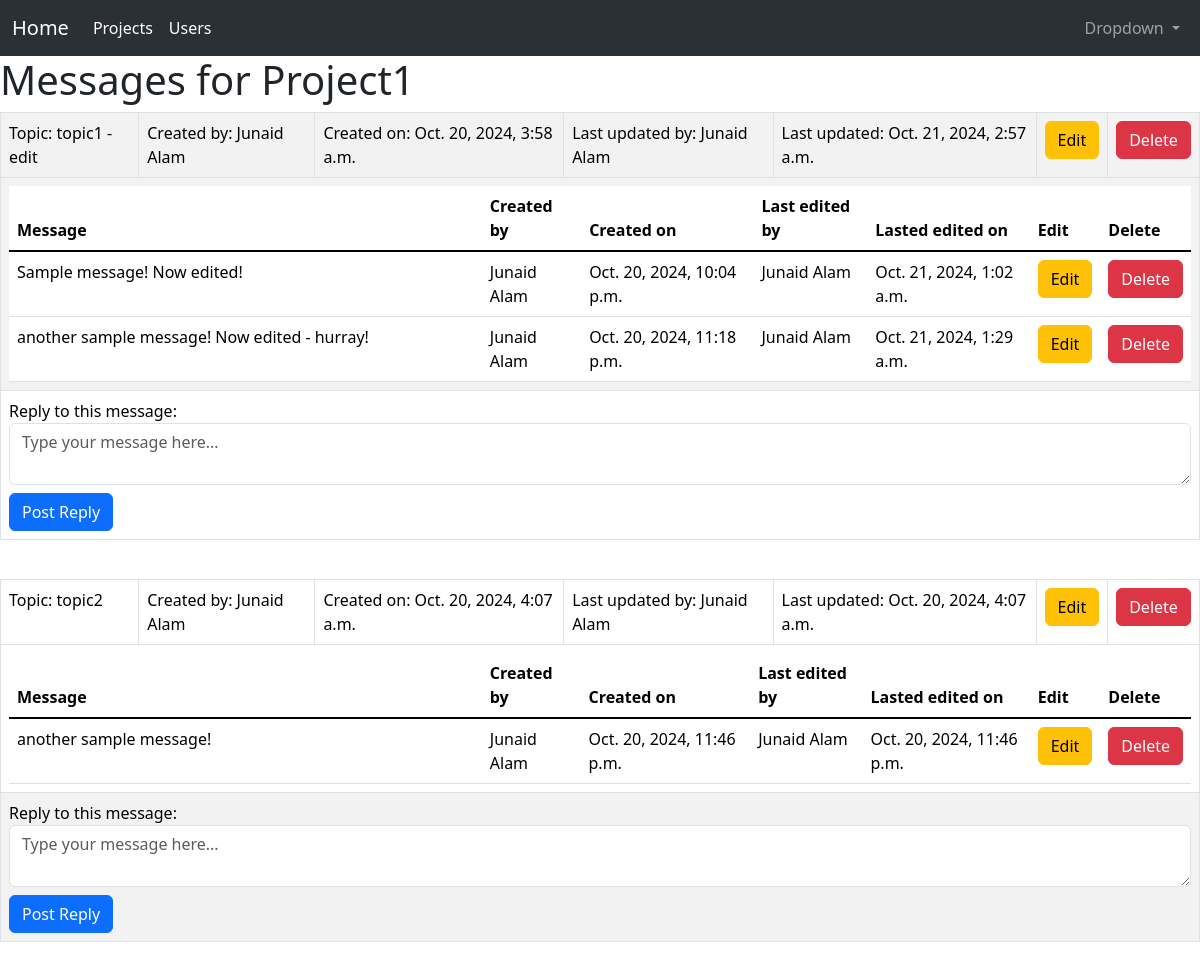
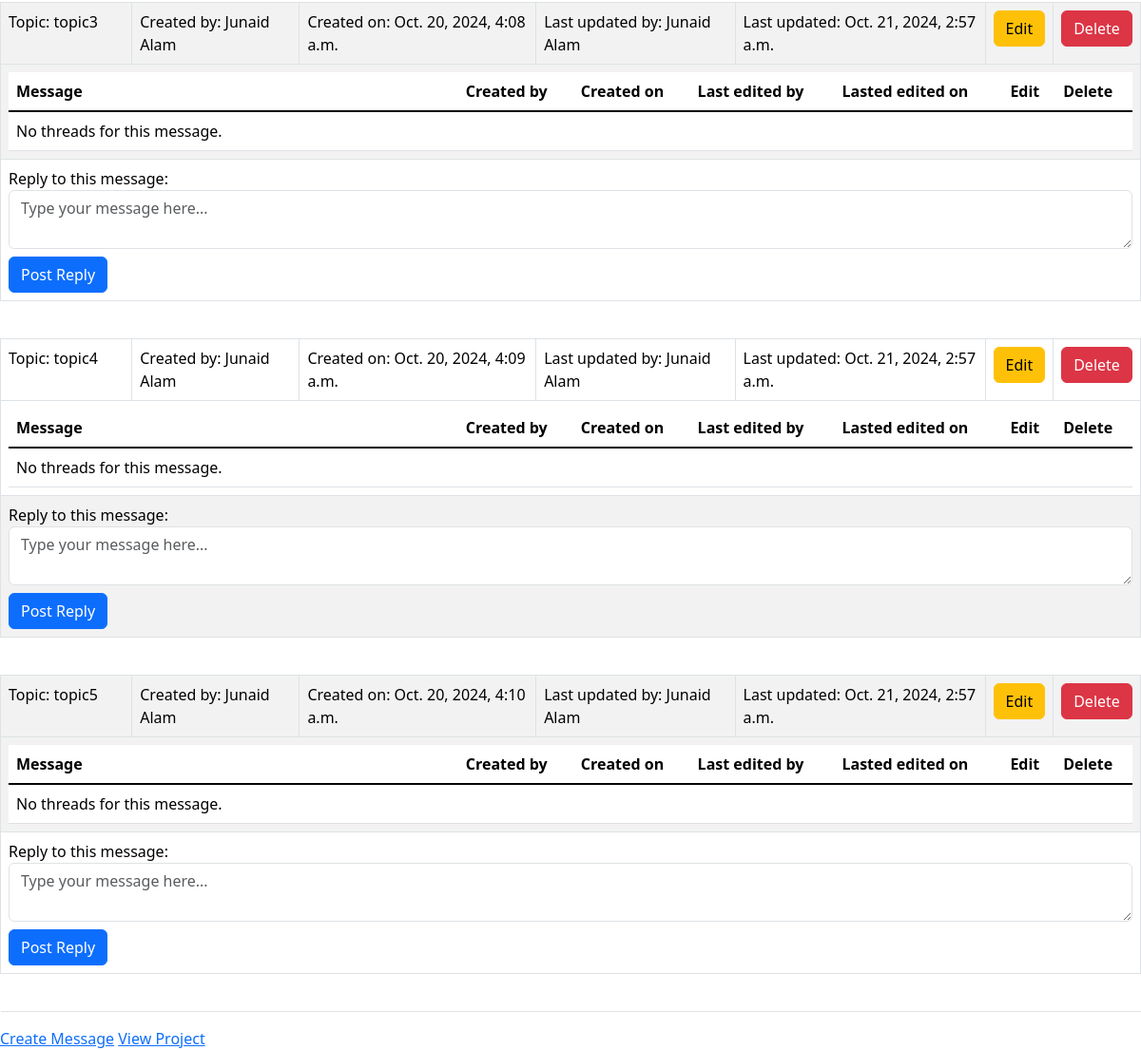
The app's page /messageboards/projects/3/ (signed in) with its own data (2 pictures, top to bottom).
### projects/models.py (models this page shows, shortened)
class Project(models.Model):
    name                        = models.CharField(max_length=255, blank=False, null=False)
    description                 = models.TextField(blank=False, null=False)
    time_frame_for_completion   = models.DateField(blank=False, null=False)
    time_created                = models.DateTimeField(auto_now_add=True, blank=False, null=False)
    time_updated = models.DateTimeField(auto_now=True, blank=False, null=False)
    users = models.ManyToManyField(CustomUser, related_name='projects', through='Membership')
    ACTIVE = 'A'
    COMPLETED = 'C'
    DORMANT = 'D'
    STATUS_CHOICES = (
        (ACTIVE, "Active"),
        (COMPLETED, "Completed"),
        (DORMANT, "Dormant"),
    )
    status = models.CharField(
        max_length=1,
        choices = STATUS_CHOICES,
        default = ACTIVE,
    )
    def is_team_member(self, user):
        return self.membership_set.filter(user=user, role__in=['Team Member', 'Team Lead']).exists()
    def is_team_lead(self, user):
        return self.membership_set.filter(user=user, role=Membership.TEAM_LEAD).exists()

### messageboards/models.py (models this page shows, shortened)
class Message(models.Model):
    project                     = models.ForeignKey(Project, on_delete=models.CASCADE, related_name='messages')
    topic                       = models.CharField(max_length=255)
    created_by                  = models.ForeignKey(User, on_delete=models.CASCADE, related_name='created_messages')
    time_created                = models.DateTimeField(auto_now_add=True, blank=False, null=False)
    time_updated                = models.DateTimeField(auto_now=True)
    last_updated_by             = models.ForeignKey(User, on_delete=models.SET_NULL, null=True, blank=True, related_name='updated_messages')

class Thread(models.Model):
    message                     = models.ForeignKey(Message, on_delete=models.CASCADE, related_name='threads')
    message_text                = models.TextField()
    created_by                  = models.ForeignKey(User, on_delete=models.CASCADE, related_name='created_threads')
    time_created                = models.DateTimeField(auto_now_add=True, blank=False, null=False)
    time_updated                = models.DateTimeField(auto_now=True)
    last_updated_by             = models.ForeignKey(User, on_delete=models.SET_NULL, null=True, blank=True, related_name='updated_threads')

### users/models.py (models this page shows, shortened)
class CustomUser(AbstractUser):
    PERMISSIONS_USER = 'user'
    PERMISSIONS_ADMIN = 'admin'
    USER_PERMISSIONS = [
        (PERMISSIONS_USER, 'User'),
        (PERMISSIONS_ADMIN, 'Admin'),
    ]
    username = None  # Disable username
    email = models.EmailField(_("email address"), max_length=100, unique=True, blank=False, null=False)
    date_joined = models.DateTimeField(verbose_name="date joined", auto_now_add=True, blank=False, null=False)
    max_permissions_length = max(len(PERMISSIONS_USER), len(PERMISSIONS_ADMIN))
    permissions = models.CharField(choices=USER_PERMISSIONS, default=PERMISSIONS_USER, max_length = max_permissions_length, blank=False, null=False)
    first_name = models.CharField(max_length=50, blank=False, null=False)
    last_name = models.CharField(max_length=50, blank=False, null=False)
    USERNAME_FIELD = "email"  # Set email as the username field
    REQUIRED_FIELDS = ['first_name', 'last_name']  # Fields required on superuser creation
    objects = CustomUserManager()
    class Meta:
        verbose_name = 'User'
        verbose_name_plural = 'Users'

### messageboards/views.py (the view)
# urls.py: path('projects/<int:project_id>/', MessageboardListView.as_view(), name='project-messageboard-list'),
class MessageboardListView(ListView):
    model = Message
    template_name = 'messageboards/project_messageboard_list.html'
    context_object_name = 'message_list'
    def get_queryset(self):
        project = get_object_or_404(Project, pk=self.kwargs['project_id'])
        return Message.objects.filter(project=project).prefetch_related('threads')
    def get_context_data(self, **kwargs):
        context = super().get_context_data(**kwargs)
        project = Project.objects.get(id=self.kwargs['project_id'])
        context['project'] = project
        context['thread_form'] = ThreadForm()
        context['is_team_member'] = project.is_team_member(self.request.user)
        context['is_team_lead'] = project.is_team_lead(self.request.user)
        context['is_superuser'] = self.request.user.is_superuser
        context['tooltip_text_team_lead'] = "Topics can only be created, edited and deleted by Team Leads."
        context['tooltip_text_team_member'] = "Messages can only be created, edited and deleted by members of the project team."
        return context

### messageboards/forms.py
class ThreadForm(forms.ModelForm):
    class Meta:
        model = Thread
        fields = ['message_text']

### messageboards/templates/messageboards/project_messageboard_list.html (shortened to what this page needs)
{% extends 'base.html' %}
{% block content %}
    <h1>Messages for {{ project.name }}</h1>
    {% if message_list %}
        <table class="table table-striped table-bordered table-hover">
            <tbody>
                {% for message in message_list %}
                    <tr id="message-row-{{ message.id }}">
                        <td>Topic: {{ message.topic }}</td>
                        <td>Created by: {{ message.created_by.get_full_name }}</td>
                        <td>Created on: {{ message.time_created }}</td>
                        <td>
                            Last updated by:
                            {% if message.last_updated_by %}
                                {{ message.last_updated_by.get_full_name }}
                            {% else %}
                                {{ message.created_by.get_full_name }}
                            {% endif %}
                        </td>
                        <td>
                            Last updated:
                            {% if message.time_updated %}
                                {{ message.time_updated }}
                            {% else %}
                                --
                            {% endif %}
                        </td>
                        <td data-toggle="tooltip" title="{{tooltip_text_team_lead}}">
                            <button
                                class="btn btn-warning btn"
                                onclick="editMessage({{ message.id }})"
                            >Edit</button>
                        </td>
                        <td data-toggle="tooltip" title="{{tooltip_text_team_lead}}">
                            <form method="post" action="{% url 'messageboards:message-delete' message.id %}" class="delete-form">
                                <button
                                    type="button"
                                    class="btn btn-danger delete-btn"
                                    data-delete="false"
                                >Delete</button>
                            </form>
                        </td>
                    </tr>
                    <tr>
                        <td colspan="7">
                            <table class="table mb-0">
                                <thead>
                                    <tr>
                                        <th style="width: 40%;">Message</th>
                                        <th>Created by</th>
                                        <th>Created on</th>
                                        <th>Last edited by</th>
                                        <th>Lasted edited on</th>
                                        <th data-toggle="tooltip" title="{{tooltip_text_team_member}}">Edit</th>
                                        <th data-toggle="tooltip" title="{{tooltip_text_team_member}}">Delete</th>
                                    </tr>
                                </thead>
                                <tbody class="table-group-divider">
                                    {% if message.threads.exists %}
                                        {% for thread in message.threads.all %}
                                            <tr id="thread-row-{{ thread.id }}">
                                                <td style="width: 40%;">{{ thread.message_text }}</td>
                                                <td>{{ thread.created_by.get_full_name }}</td>
                                                <td>{{ thread.time_created }}</td>
                                                <td>
                                                    {% if thread.last_updated_by %}
                                                        {{ thread.last_updated_by.get_full_name }}
                                                    {% else %}
                                                        {{ thread.created_by.get_full_name }}
                                                    {% endif %}
                                                </td>
                                                <td>
                                                    {% if thread.time_updated %}
                                                        {{ thread.time_updated }}
                                                    {% else %}
                                                        --
                                                    {% endif %}
                                                </td>
                                                <td data-toggle="tooltip" title="{{tooltip_text_team_member}}">
                                                    <button
                                                        class="btn btn-warning btn"
                                                        onclick="editThread({{ thread.id }})"
                                                    >Edit</button>
                                                </td>
                                                <td data-toggle="tooltip" title="{{tooltip_text_team_member}}">
                                                    <form method="post" action="{% url 'messageboards:thread-delete' thread.id %}" class="delete-form">
                                                        <button
                                                            type="button"
                                                            class="btn btn-danger delete-btn"
                                                            data-delete="false"
                                                        >Delete</button>
                                                    </form>
                                                </td>
                                            </tr>
                                        {% endfor %}
                                    {% else %}
                                        <tr>
                                            <td colspan="7">No threads for this message.</td>
                                        </tr>
                                    {% endif %}
                                </tbody>
                            </table>
                        </td>
                        <tr>
                            <td colspan="7">
                                <form method="post" action="{% url 'messageboards:thread-create' message.id %}">
                                    <div class="form-group" data-toggle="tooltip" title="{{tooltip_text_team_member}}">
                                        <label for="message_text">Reply to this message:</label>
                                        <textarea name="message_text" class="form-control" rows="2" placeholder="Type your message here..."></textarea>
                                    </div>
                                    <button
                                        type="submit"
                                        class="btn btn-primary mt-2"
                                    >Post Reply</button>
                                </form>
                            </td>
                        </tr>
                        <tr style="height: 40px;"></tr>
                    </tr>
                {% endfor %}
            </tbody>
        </table>
    {% else %}
        <p>No messages for this project.</p>
    {% endif %}
    {% if is_team_lead %}
        <a href="{% url 'messageboards:message-create' project.pk %}">Create Message</a>
    {% endif %}
    <a href="{% url 'projects:projects-detail' project.pk %}">View Project</a>
{% endblock %}

### records on screen
Project: name "Project1"
Message: topic "topic1 - edit", created_by.get_full_name "Junaid Alam", time_created "Oct. 20, 2024, 3:58 a.m.", time_updated "Oct. 21, 2024, 2:57 a.m."
Thread: message_text "Sample message! Now edited!", created_by.get_full_name "Junaid Alam", time_created "Oct. 20, 2024, 10:04 p.m.", last_updated_by.get_full_name "Junaid Alam", time_updated "Oct. 21, 2024, 1:02 a.m."
Thread: message_text "another sample message! Now edited - hurray!", created_by.get_full_name "Junaid Alam", time_created "Oct. 20, 2024, 11:18 p.m.", last_updated_by.get_full_name "Junaid Alam", time_updated "Oct. 21, 2024, 1:29 a.m."
Message: topic "topic2", created_by.get_full_name "Junaid Alam", time_created "Oct. 20, 2024, 4:07 a.m.", time_updated "Oct. 20, 2024, 4:07 a.m."
Thread: message_text "another sample message!", created_by.get_full_name "Junaid Alam", time_created "Oct. 20, 2024, 11:46 p.m.", last_updated_by.get_full_name "Junaid Alam", time_updated "Oct. 20, 2024, 11:46 p.m."
Message: topic "topic3", created_by.get_full_name "Junaid Alam", time_created "Oct. 20, 2024, 4:08 a.m.", time_updated "Oct. 21, 2024, 2:57 a.m.", shows "No threads for this message."
Message: topic "topic4", created_by.get_full_name "Junaid Alam", time_created "Oct. 20, 2024, 4:09 a.m.", time_updated "Oct. 21, 2024, 2:57 a.m.", shows "No threads for this message."
Message: topic "topic5", created_by.get_full_name "Junaid Alam", time_created "Oct. 20, 2024, 4:10 a.m.", time_updated "Oct. 21, 2024, 2:57 a.m.", shows "No threads for this message."
